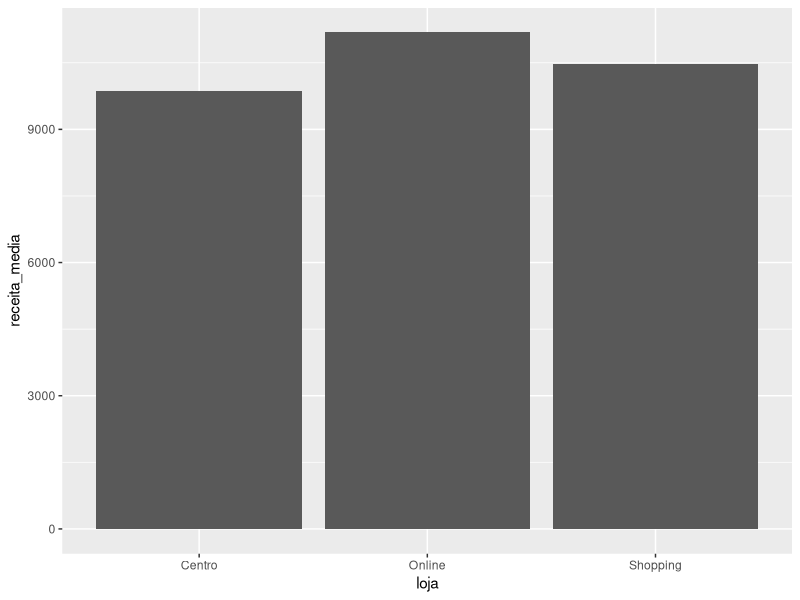
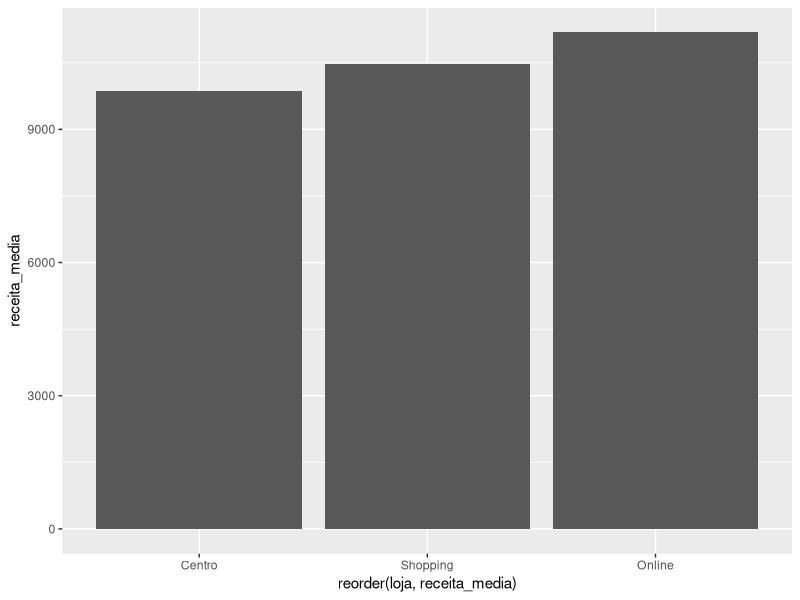
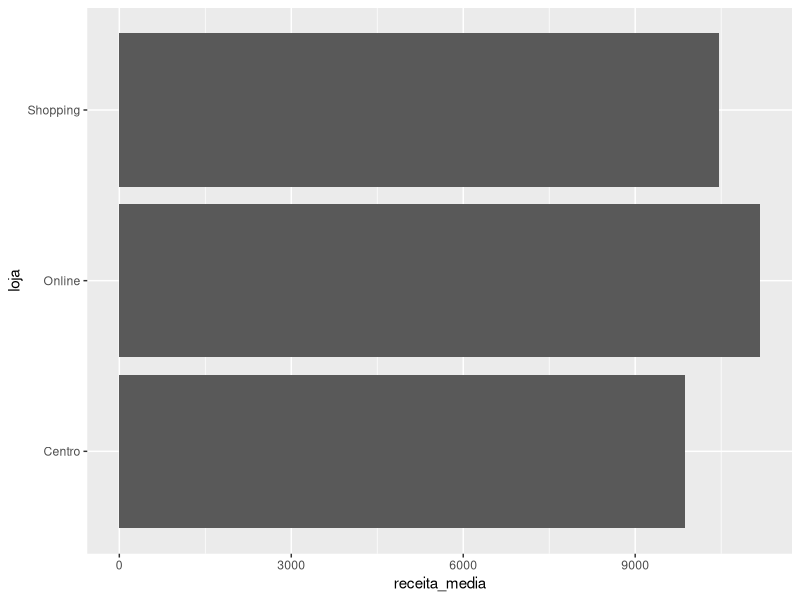
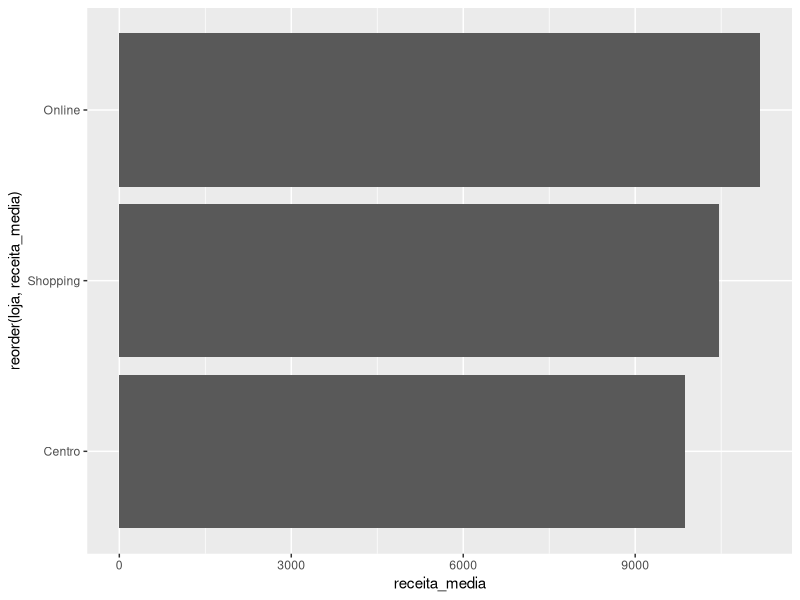
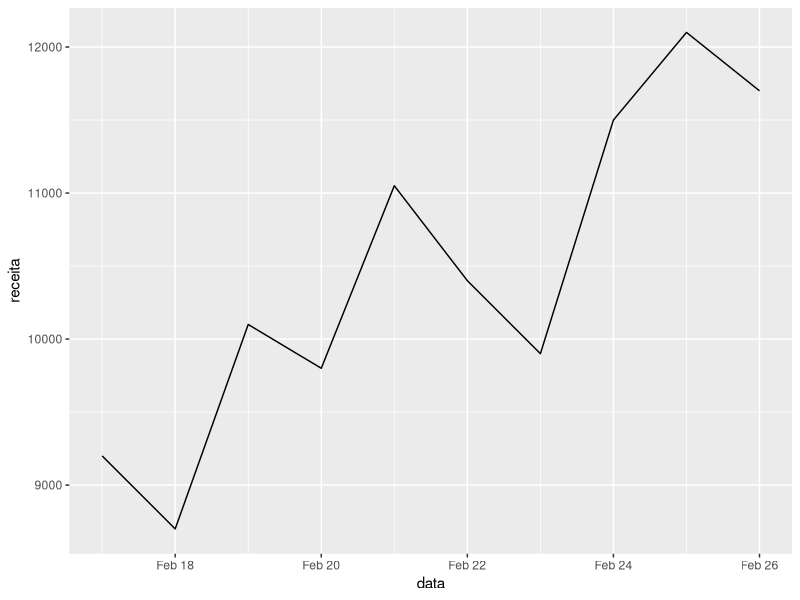
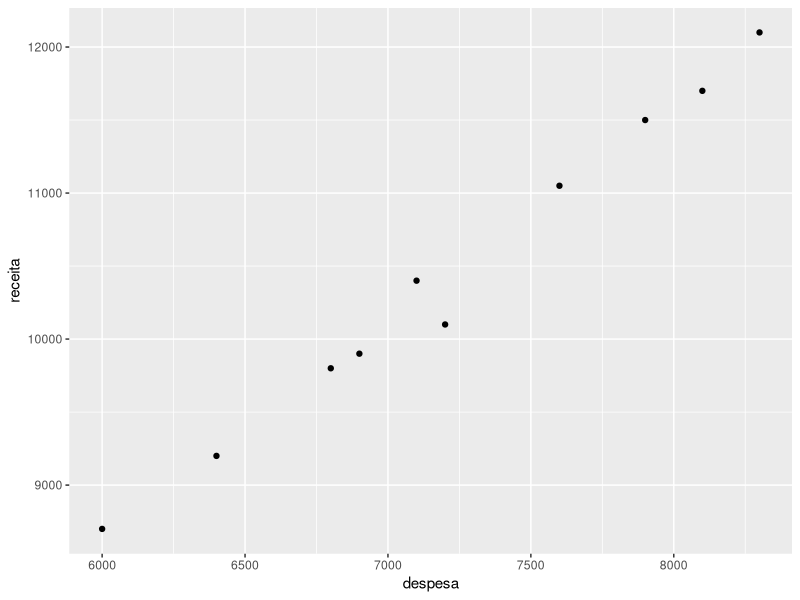
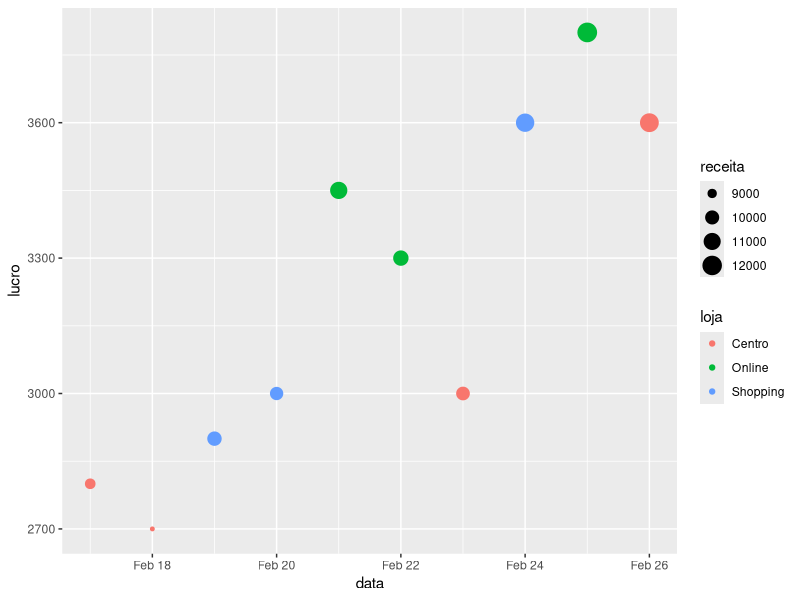
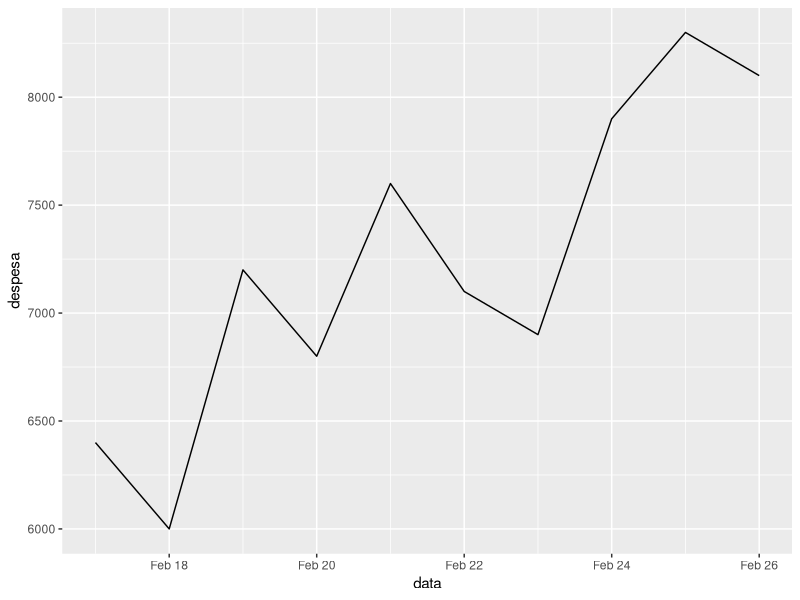

Reproduce these figures in R, in order.
# ============================================================
# DOCUMENTACAO DO SCRIPT
# ============================================================
# Arquivo: 01_introducao.R
# Autor(a): Maria Eduarda Souza Silveira 
# Data: 24/03/2024
# Objetivo: entender os fundamentos da linguagem R


# ATALHO PARA CRIAR SEÇÕS DE CÓDIGO: CTRL + SHIFT + R


# BLOCO 0 - Configuracoes globais -----------------------------------------



# Ajusta localidade para portugues (datas, mensagens e formatos)
Sys.setlocale("LC_ALL", "pt_BR.UTF-8")


# BLOCO 1 - R como uma grande calculadora ---------------------------------



# Carrega o pacote se ele tiver sido instalado
library(tidyverse)


# Operacoes aritmeticas basicas

## adicao
15 + 7

## subtracao
20 - 6

## multiplicacao
8 * 9

## divisao
84 / 7

## potenciacao
2^5

# Predencia de operacoes matemáticas
# parenteses primeiro, depois potenciacao, multiplicacao e divisao,
# e por ultimo adicao e subtracao

# parentese primeiro
(15 + 7) * 2
84 / (7 + 5)

# ---------------------------------
# Funcoes matematicas importantes
# ---------------------------------

# logaritmo natural
log(100)

# logaritmo base 10
log10(100)

# funcao exponencial (e elevado a x)
exp(1)

# valor absoluto
abs(-45)

# raiz quadrada
sqrt(225)

# arredondamento para 2 casas decimais
round(3.14159, digits = 2)



# BLOCO 2 - Tipos Atômicos e classes --------------------------------------



# Os tipos de dados definem como os dados
# são armazenados na memória.

# tipo double e classe numeric
a <- 3.14
a
# função que retorna o tipo do objeto
typeof(a)
# função que retorna a classe do objeto
class(a)

# character
b <- "João"
b

# logical
c <- TRUE
c

d <- FALSE
d

# NaN (Not a Number) representa um valor indefinido
e <- 0 / 0
e

# Inf (Infinity) representa um valor infinito
f <- 1 / 0
f

# coerção de logical para numeric
# TRUE = 1 e FALSE = 0
f <- as.numeric(c)
f



# BLOCO 3 - Vetores numericos e vetorizacao -------------------------------



# Atalho de teclado para inserir <- :
# Alt + - (Windows/Linux)

# Cria dois vetores numericos com dados de receita e custo diarios

receita_diaria <- c(9200, 8700, 10100, 9800, 11050)
# exibe o vetor criado usando a funcao print()
print(receita_diaria)
# classe do vetor criado
class(receita_diaria)

custo_diario <- c(6400, 6000, 7200, 6800, 7600)
# exibe o vetor criado sem usar a funcao print()
custo_diario
# classe do vetor criado
class(custo_diario)


# Vetorizacao: operacoes elemento a elemento
lucro_diario <- receita_diaria - custo_diario
margem_diaria <- lucro_diario / receita_diaria

# ---------------------------------------
# Funcoes úteis para vetores numericos
# ---------------------------------------

# logaritmo da receita diária
log(receita_diaria)

# receita total da semana
sum(receita_diaria)

# receita media da semana
mean(receita_diaria)

# tamanho do vetor de receita
# Nesse caso é o número de dias registrados
length(receita_diaria)

# receita minima da semana
min(receita_diaria)

# receita maxima da semana
max(receita_diaria)

# vendo a ajuda de uma funcao
?mean
?length


#  BLOCO 4 - Vetores ------------------------------------------------------



# vetor de caracteres (strings) com nome da empresa
nome_empresa <- c("Loja A", "Loja B", "Loja C")
# exibe o vetor criado
nome_empresa
# classe do vetor criado
class(nome_empresa)

# vetor logico (booleano) indicando se a meta de vendas foi batida
meta_batida <- c(TRUE, FALSE, TRUE)
# exibe o vetor criado
meta_batida
# classe do vetor criado
class(meta_batida)



# BLOCO 5 - Criando uma tibble com dados ficticios de vendas # e p --------



# Neste bloco vamos criar um pequeno conjunto de dados
# semelhante a um banco de dados simples de vendas.

# A ideia é trabalhar com:
# - data da venda
# - receita obtida
# - despesa do dia
# - loja responsável pela venda


# ------------------------------------------------------------
# Cria uma tibble com dados ficticios
# ------------------------------------------------------------

vendas_diarias <- tibble(
  data = seq(as.Date("2026-02-17"), by = "day", length.out = 10),
  receita = c(9200, 8700, 10100, 9800, 11050, 10400, 9900, 11500, 12100, 11700),
  despesa = c(6400, 6000, 7200, 6800, 7600, 7100, 6900, 7900, 8300, 8100),
  loja = c(
    "Centro", "Centro", "Shopping", "Shopping", "Online",
    "Online", "Centro", "Shopping", "Online", "Centro"
  )
) |>
  mutate(
    lucro = receita - despesa,
    margem = lucro / receita
  )

# Visualiza as primeiras linhas da tabela
head(vendas_diarias)

# Mostra a estrutura do objeto
glimpse(vendas_diarias)

# Resumo estatístico das colunas numéricas
summary(vendas_diarias)

# Classe do objeto
class(vendas_diarias)

# PERGUNTAR PARA A TURMA TURMA
# “Se vocês fossem gerentes/adm. dessa empresa, que tipo de perguntas
# fariam sobre esses dados?”
# MINHA RESPOSTA
# É exatamente isso que vamos aprender a responder com o dplyr.”


# ------------------------------------------------------------
# Primeiros exemplos simples com dplyr
# ------------------------------------------------------------

# Exemplo 1
# Pergunta de negócio:
# Quero ver apenas algumas colunas da tabela

vendas_diarias |>
  select(data, loja, receita)


# Exemplo 2
# Pergunta de negócio:
# Em quais dias o lucro foi maior que 3000?

vendas_diarias |>
  filter(lucro > 3000)


# Exemplo 3
# Pergunta de negócio:
# Quais registros pertencem à loja Centro?

vendas_diarias |>
  filter(loja == "Centro")


# Exemplo 4
# Pergunta de negócio:
# Quais foram os dias com maior receita?

vendas_diarias |>
  arrange(desc(receita))


# Exemplo 5
# Pergunta de negócio:
# Qual foi a receita média por loja?

receita_por_loja <- vendas_diarias |>
  group_by(loja) |>
  summarise(
    receita_media = mean(receita),
    lucro_medio = mean(lucro)
  )
# exibe o resultado
receita_por_loja


# Exemplo 6
# Pergunta de negócio:
# Quantos dias de vendas temos para cada loja?

vendas_diarias |>
  group_by(loja) |>
  summarise(
    n_dias = n()
  )


# Exemplo 7
# Pergunta de negócio:
# Em quais dias a receita ficou entre 10000 e 11500?

vendas_diarias |>
  filter(between(receita, 10000, 11500))


#  BLOCO 6 - Manipulação de dados com dplyr e uso do pipe -----------------



# O operador pipe |> permite encadear operações
# de forma mais legível.

# Em vez de escrever:

# resultado <- funcao3(funcao2(funcao1(dados)))

# podemos escrever:

# dados |>
#   funcao1() |>
#   funcao2() |>
#   funcao3()


# ------------------------------------------------------------
# Boas práticas no RStudio
# ------------------------------------------------------------

# LEMBRAR DE MOSTRAR PARA OS ALUNOS:

# 1) Configurar o RStudio para usar o pipe nativo |>

# 2) Atalho de teclado para inserir pipe
# Ctrl + Shift + M (Windows/Linux)

# 3) Formatar código automaticamente
# Code -> Reformat Selection

# 4) (OPCIPONAL) Mostrar como reorganizar os painéis do RStudio
# Console, Environment, Source, Files etc.


# ------------------------------------------------------------
# Exemplo 1 - selecionar e ordenar dados
# ------------------------------------------------------------

# Pergunta de negócio:
# Quero ver as receitas ordenadas da maior para a menor

vendas_diarias |>
  select(data, loja, receita) |>
  arrange(desc(receita))


# ------------------------------------------------------------
# Exemplo 2 - filtrar e selecionar
# ------------------------------------------------------------

# Pergunta:
# Quais foram os dias em que o lucro foi maior que 3000?

vendas_diarias |>
  filter(lucro > 3000) |>
  select(data, loja, receita, lucro)


# ------------------------------------------------------------
# Exemplo 3 - resumo estatístico
# ------------------------------------------------------------

# Receita média geral

vendas_diarias |>
  summarise(
    receita_media = mean(receita),
    lucro_medio = mean(lucro)
  )


# ------------------------------------------------------------
# Exemplo 4 - análise por loja
# ------------------------------------------------------------

# Receita média e lucro médio por loja

vendas_diarias |>
  group_by(loja) |>
  summarise(
    receita_media = mean(receita),
    lucro_medio = mean(lucro),
    n_dias = n()
  )


# ------------------------------------------------------------
# Exemplo 5 - ordenar resultados agregados
# ------------------------------------------------------------

# Qual loja teve maior receita média?

vendas_diarias |>
  group_by(loja) |>
  summarise(
    receita_media = mean(receita)
  ) |>
  arrange(desc(receita_media))



#  BLOCO 7 - Visualizacao de dados com ggplot2 ----------------------------



# Grafico 1 de barras da receita media por loja
ggplot(receita_por_loja, aes(x = loja, y = receita_media)) +
  geom_col()

# Grafico 2 de barras da receita media por loja em ordem crescente
# reorder() é uma função que reordena os níveis de um fator com base em
# outra variável
ggplot(receita_por_loja, aes(x = reorder(loja, receita_media), y = receita_media)) +
  geom_col()

# Grafico 3 de barras da receita media por loja
# coord_flip() é uma função que inverte os eixos x e y
ggplot(receita_por_loja, aes(x = loja, y = receita_media)) +
  geom_col() +
  coord_flip()

# Grafico 4 de barras da receita media por loja em ordem decrescente
ggplot(receita_por_loja, aes(x = reorder(loja, receita_media), y = receita_media)) +
  geom_col() +
  coord_flip()

# Grafico de linha da receita diaria
ggplot(vendas_diarias, aes(x = data, y = receita)) +
  geom_line()

# Grafico de dispersao entre despesa e receita
ggplot(vendas_diarias, aes(x = despesa, y = receita)) +
  geom_point()

# Grafico de pontos com tamanho e cor variando por lucro e loja
ggplot(vendas_diarias, aes(x = data, y = lucro, size = receita, color = loja)) +
  geom_point()


# BLOCO 8 - Resolução dos exercícios propostos nos slides -----------------




# Solução do Ex. 1

## cria o vetor de custos
custos_semanais <- c(5400, 6100, 5900, NA, 6300, 6000)

## cálculo do custo total usando a função sum() e removendo NA
custo_total <- sum(custos_semanais, na.rm = TRUE)
custo_total


# Solução do Ex. 2

## cálculo do custo médio usando a função mean() e removendo NA
custo_medio <- mean(custos_semanais, na.rm = TRUE)
custo_medio


# Solução do Ex. 3

## cálculo do custo mínimo usando a função min()
custo_minimo <- min(custos_semanais, na.rm = TRUE)
custo_minimo

## cálculo do custo máximo usando a função max()
custo_maximo <- max(custos_semanais, na.rm = TRUE)
custo_maximo


# Solução do Ex. 4

# seleciona apenas a coluna com o nome da loja
vendas_diarias |>
  select(loja)


# Solução do Ex. 5

# filtra somente os dias em que a margem foi maior que 0.30
vendas_diarias |>
  filter(margem > 0.30)


# Solução do Ex. 6

# mantém apenas as linhas em que as duas condições
# são verdadeiras ao mesmo tempo
vendas_diarias |>
  filter(loja == "Online" & lucro > 3000)


# Solução do Ex. 7

# ordena os registros da maior para a menor despesa
vendas_diarias |>
  arrange(desc(despesa))


# Solução do Ex. 8

# resume a tabela em um único valor: a média da despesa
vendas_diarias |>
  summarise(
    despesa_media = mean(despesa)
  )


# Solução do Ex. 9

# agrupa os dados por loja para calcular uma média
# separada para cada uma
vendas_diarias |>
  group_by(loja) |>
  summarise(
    margem_media = mean(margem)
  )


# Solução do Ex. 10

# define os dados e data no eixo x e despesa no eixo y
ggplot(vendas_diarias, aes(x = data, y = despesa)) +
  # desenha uma linha para mostrar a evolução da despesa
  geom_line()



# Solução do Ex. 11

# define receita no eixo x e lucro no eixo y
ggplot(vendas_diarias, aes(x = receita, y = lucro)) +
  # desenha um ponto para cada observação
  geom_point()


# Solução do Ex. 12

# define data no eixo x e margem no eixo y
ggplot(vendas_diarias, aes(x = data, y = margem)) +
  # mostra o valor observado em cada dia
  geom_point() +
  # liga os pontos para destacar a evolução ao longo do tempo
  geom_line()


# Solução do Ex. 13


# 1. Calculamos o lucro médio por loja
lucro_por_loja <- vendas_diarias |>
  group_by(loja) |>
  summarise(
    lucro_medio = mean(lucro)
  )

# exibe o resultado
lucro_por_loja

# 2. Fazemos o gráfico de barras do lucro médio por loja
ggplot(lucro_por_loja, aes(x = loja, y = lucro_medio)) +
  geom_col()



# ------------------------- FIM -------------------------------------------#
